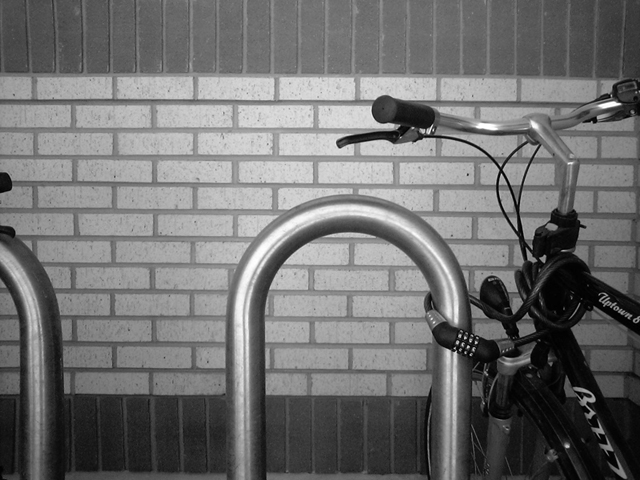
#> input picture Bikesgray.jpg, 640 x 480 px
$ python edges.py
#> lines starting #> are read from the running program, lines starting #| are printed output that depends on the picture
#> in main, im is the input picture: PIL image 640x480 L; min 0, max 255, mean 112.2
### canny.py
import numpy as np


def symmetric_convolve(img: np.ndarray, kernel: np.ndarray) -> np.ndarray:
    """
    Convolve image with kernel
    :param img: input image
    :param kernel: kernel to convolve with
    """
    tmp = np.zeros_like(img, dtype=float)
    gauss = np.zeros_like(img, dtype=float)
    for i in range(img.shape[0]):
        tmp[i, :] = np.convolve(img[i, :], kernel, mode="same")
    for j in range(img.shape[1]):
        gauss[:, j] = np.convolve(tmp[:, j], kernel, mode="same")
    return gauss


def gaussian_kernel(sigma: float) -> np.ndarray:
    """
    Create discrete Gaussian kernel, clip to ±3σ
    :param sigma: sigma is the std-deviation and refers to spread of gaussian
    """
    width = np.ceil(3 * sigma)
    size = int(2 * width + 1)
    support = np.arange(-width, width + 1)  # off by one for upper bound
    gauss_kernel = np.exp(-(support**2) / (2.0 * sigma**2)) / (
        sigma * np.sqrt(2 * np.pi)
    )
    return gauss_kernel


def sobel_kernel() -> np.ndarray:
    """
    Create discrete Sobel kernel
    """
    return np.array([[-1, -2, -1], [0, 0, 0], [1, 2, 1]])


def non_maximum_suppression(magnitude: np.ndarray, theta: np.ndarray) -> np.ndarray:
    """
    Non maximum suppression
    :param magnitude: magnitude of gradient
    :param theta: angle of gradient (degree)
    """

    theta[theta < 0] += 180
    nms = np.copy(magnitude)
    for i in range(theta.shape[0] - 1):
        for j in range(theta.shape[1] - 1):
            try:
                if theta[i, j] <= 22.5 or theta[i, j] > 157.5:
                    if (magnitude[i, j] <= magnitude[i - 1, j]) or (
                        magnitude[i, j] <= magnitude[i + 1, j]
                    ):
                        nms[i, j] = 0
                elif theta[i, j] > 22.5 and theta[i, j] <= 67.5:
                    if (magnitude[i, j] <= magnitude[i - 1, j - 1]) or (
                        magnitude[i, j] <= magnitude[i + 1, j + 1]
                    ):
                        nms[i, j] = 0
                elif theta[i, j] > 67.5 and theta[i, j] <= 112.5:
                    if (magnitude[i, j] <= magnitude[i + 1, j + 1]) or (
                        magnitude[i, j] <= magnitude[i - 1, j - 1]
                    ):
                        nms[i, j] = 0
                elif theta[i, j] > 112.5 and theta[i, j] <= 157.5:
                    if (magnitude[i, j] <= magnitude[i + 1, j - 1]) or (
                        magnitude[i, j] <= magnitude[i - 1, j + 1]
                    ):
                        nms[i, j] = 0
            except IndexError:
                pass
    return nms


def thresholding(
    img: np.ndarray, lowThreshold: float, highThreshold: float
) -> np.ndarray:
    """
    Thresholding
    :param img: input image
    :param lowThreshold: low threshold used to identify weak edges
    :param highThreshold: high threshold used to identify strong edges
    :return: edge image with weak and strong edges
    """
    weak = 50
    strong = 255
    highThreshold = int(img.max() * highThreshold)
    lowThreshold = int(img.max() * lowThreshold)
    thresh = np.zeros_like(img, dtype=np.int32)
    thresh[img >= highThreshold] = strong
    thresh[(img > lowThreshold) & (img < highThreshold)] = weak
    return thresh, weak, strong


def hysteresis(
    img: np.ndarray, weak: int, strong: int, blob_size: int = 2
) -> np.ndarray:
    """
    Hysteresis
    :param img: input image
    :param weak: weak edges
    :param strong: strong edges
    """
    hys = np.copy(img)
    for i in range(hys.shape[0] - 1):
        for j in range(hys.shape[1] - 1):
            if hys[i, j] == weak:
                hys[i, j] = 0
                for x in range(i - blob_size, i + blob_size + 1):
                    for y in range(j - blob_size, j + blob_size + 1):
                        try:
                            if hys[x, y] == strong:
                                hys[i, j] = strong
                                break
                        except IndexError:
                            pass
    return hys


def canny_detection(
    img: np.ndarray, sigma: float, weak_threshold: float, strong_threshold: float
) -> np.ndarray:
    """
    Directional Edge Detection using Canny Algorithm (https://en.wikipedia.org/wiki/Canny_edge_detector)
    :param img: input image
    :param sigma: sigma is the std-deviation and refers to spread of gaussian
    :param threshold: threshold used to identify edges
    """
    # create discrete Gaussian kernel, clip to ±3σ
    gauss_kernel = gaussian_kernel(sigma)
    gauss = symmetric_convolve(img, gauss_kernel)

    # differentation with sobel kernel
    diff_kernel = sobel_kernel()
    size = diff_kernel.shape[0]
    gx = np.zeros_like(gauss, dtype=float)
    gy = np.zeros_like(gauss, dtype=float)
    for i in range(gauss.shape[0] - (size - 1)):
        for j in range(gauss.shape[1] - (size - 1)):
            window = gauss[i : i + size, j : j + size]
            gx[i, j], gy[i, j] = (
                np.sum(window * diff_kernel.T),
                np.sum(window * diff_kernel),
            )
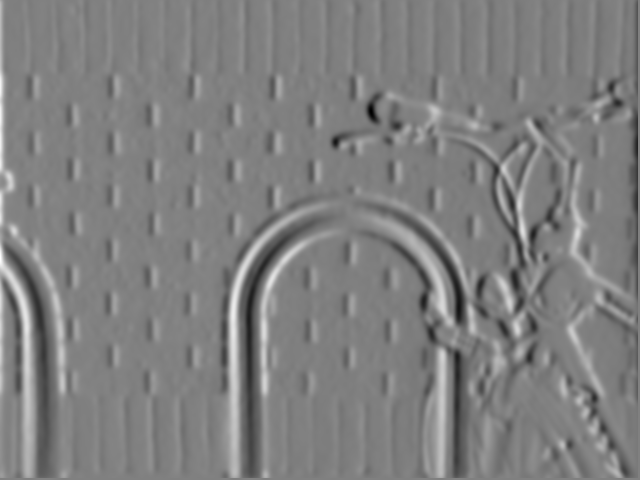
#> gx: shape (480, 640) float64; min -160.7, max 159.2, mean -0.3; drawn with min black and max white
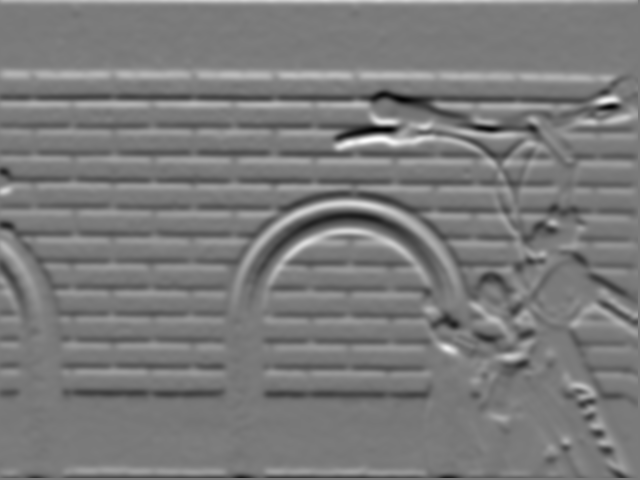
#> gy: shape (480, 640) float64; min -161.6, max 173.5, mean -0.3; drawn with min black and max white

    magnitude = np.hypot(gx, gy)
    magnitude = magnitude / magnitude.max() * 255
    theta = np.rad2deg(np.arctan2(gx, gy))
    nms = non_maximum_suppression(magnitude, theta)
#> after the loop in non_maximum_suppression, `for i in range(theta.shape[0] - 1):`:
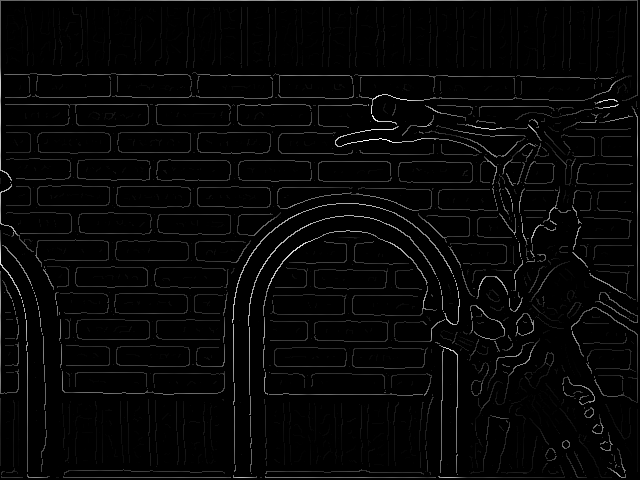
#> nms: shape (480, 640) float64; min 0, max 255, mean 6.5

    thresh, weak, strong = thresholding(nms, weak_threshold, strong_threshold)
#> in thresholding, `highThreshold = int(img.max() * highThreshold)`: highThreshold = 25
#> in thresholding, `lowThreshold = int(img.max() * lowThreshold)`: lowThreshold = 12
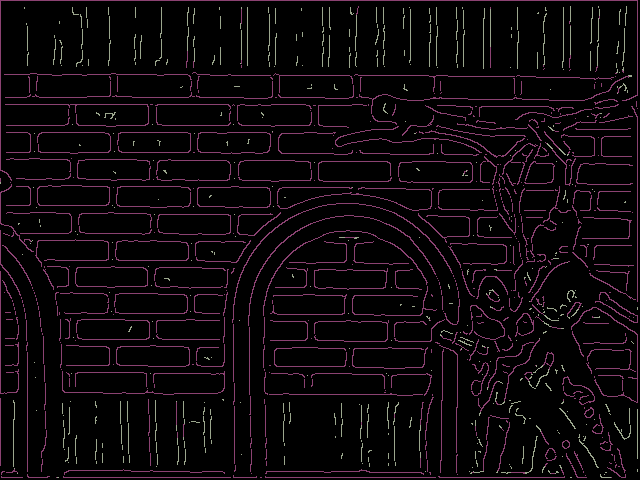
#> thresh: shape (480, 640) int32; 3 distinct labels, from 0 to 255; one colour per label, 0 black
#> weak = 50; strong = 255

    hys = hysteresis(thresh, weak, strong)
#> after the loop in hysteresis, `for i in range(hys.shape[0] - 1):`:
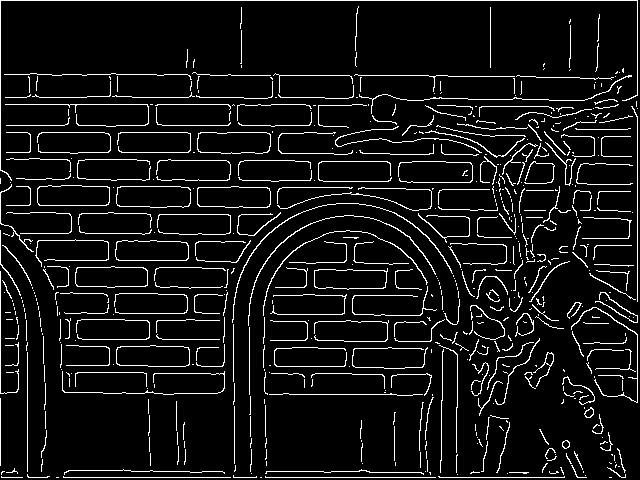
#> hys: shape (480, 640) int32; 7.6% white in thin lines or dots
    return hys

### marrHildreth.py
import numpy as np


def laplacian_kernel(sigma: float) -> np.ndarray:
    """
    Create discrete Laplacian of Gaussian kernel, clip to ±3σ
    :param sigma: sigma is the std-deviation and refers to spread of laplacian
    """
    width = np.ceil(3 * sigma)
    support_x, support_y = np.mgrid[
        -width : width + 1, -width : width + 1
    ]  # off by one for upper bound

    log_kernel = (
        ((support_x**2 + support_y**2) / (2 * sigma**2) - 1)
        * np.exp(-(support_x**2 + support_y**2) / (2.0 * sigma**2))
        / (np.pi * sigma**4)
    )  # LoG filter
    return log_kernel


def zero_crossing(log: np.ndarray) -> np.ndarray:
    """
    Zero crossing detection
    :param log: image convolved with Laplacian of Gaussian
    """
    crossings = np.zeros_like(log)
    for i in range(log.shape[0]):
        for j in range(log.shape[1]):
            try:
                if log[i][j] == 0:
                    if (
                        (log[i][j - 1] < 0 and log[i][j + 1] > 0)
                        or (log[i][j - 1] < 0 and log[i][j + 1] < 0)
                        or (log[i - 1][j] < 0 and log[i + 1][j] > 0)
                        or (log[i - 1][j] > 0 and log[i + 1][j] < 0)
                    ):
                        crossings[i][j] = 255
                if log[i][j] < 0:
                    if (
                        (log[i][j - 1] > 0)
                        or (log[i][j + 1] > 0)
                        or (log[i - 1][j] > 0)
                        or (log[i + 1][j] > 0)
                    ):
                        crossings[i][j] = 255
            except IndexError:
                pass
    return crossings


def marr_hildreth_detection(img: np.ndarray, sigma: float) -> np.ndarray:
    """
    Directional Edge Detection using Marr-Hildreth Algorithm (https://en.wikipedia.org/wiki/Marr–Hildreth_algorithm)
    :param img: input image
    :param sigma: sigma is the std-deviation and refers to spread of gaussian / laplacian
    """
#> called with sigma = 3
    # create discrete Gaussian kernel, clip to ±3σ
    log_kernel = laplacian_kernel(sigma)

    size = log_kernel.shape[0]
    new_shape = img.shape[0] - size + 1, img.shape[1] - size + 1
#> new_shape = (462, 622)
    log = np.zeros(new_shape, dtype=float)

    for i in range(img.shape[0] - (size - 1)):
        for j in range(img.shape[1] - (size - 1)):
            window = img[i : i + size, j : j + size]
            log[i, j] = np.sum(window * log_kernel)
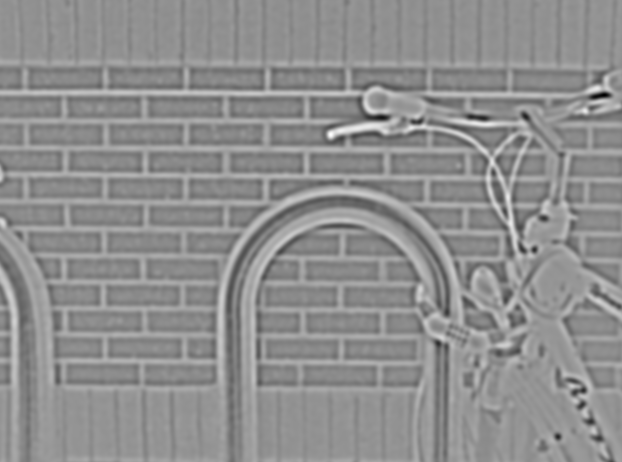
#> log: shape (462, 622) float64; min -11.18, max 8, mean -0.412; drawn with min black and max white

    edge = zero_crossing(log)
#> after the loop in zero_crossing, `for i in range(log.shape[0]):`:
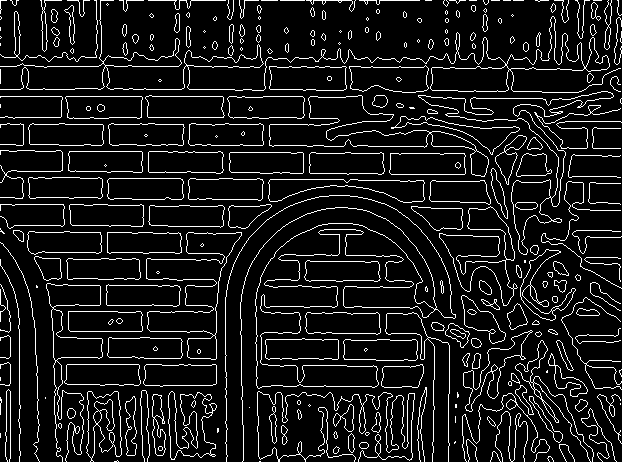
#> crossings: shape (462, 622) float64; 9.8% white in thin lines or dots
    return edge

### edges.py
#!/usr/bin/env python

import matplotlib.pyplot as plt
import argparse
from PIL import Image
import numpy as np

import canny
import marrHildreth


def main():
    oparser = argparse.ArgumentParser(
        description="Edge detection with Canny and Hildreth/Marr"
    )
    oparser.add_argument(
        "--input",
        dest="input_image",
        default="Bikesgray.jpg",
        required=False,
        help="Path containing the image",
    )
    oparser.add_argument(
        "--sigma",
        dest="sigma",
        default=3.0,
        required=False,
        help="Sigma for Gaussian",
        type=float,
    )
    oparser.add_argument(
        "--wth",
        dest="weak_threshold",
        default=0.05,
        required=False,
        help="Weak Threshold for edges",
        type=float,
    )
    oparser.add_argument(
        "--sth",
        dest="strong_threshold",
        default=0.1,
        required=False,
        help="Storng Threshold for edges",
        type=float,
    )
    options = oparser.parse_args()

    with Image.open(options.input_image) as im:
        im = im.convert("L")
        img = np.array(im)

        res_canny = canny.canny_detection(
            img, options.sigma, options.weak_threshold, options.strong_threshold
        )
        res_marr = marrHildreth.marr_hildreth_detection(img, options.sigma)

        Image.fromarray(np.array(res_canny, dtype=np.uint8), mode="L").save("canny.png")
        Image.fromarray(np.array(res_marr, dtype=np.uint8), mode="L").save("marr-hildreth.png")

        plt.subplot(121)
        plt.title("Canny")
        plt.imshow(res_canny, cmap="gray")
        plt.subplot(122)
        plt.title("Marr-Hildreth")
        plt.imshow(res_marr, cmap="gray")
        plt.show()


if __name__ == "__main__":
    main()
